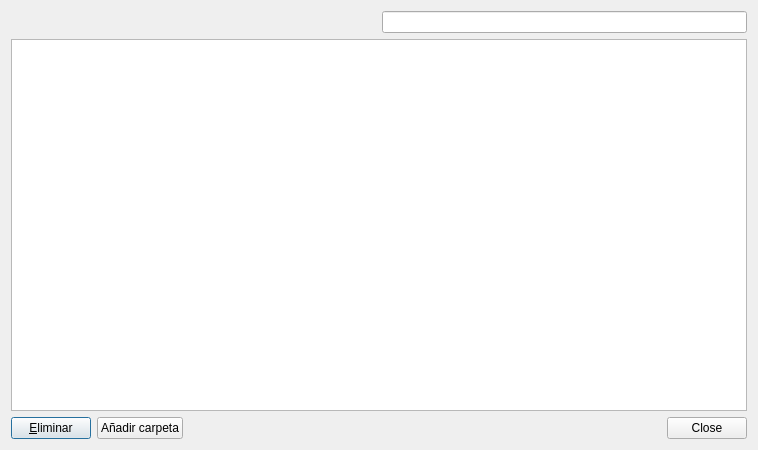
<?xml version="1.0" encoding="UTF-8"?>
<ui version="4.0">
 <class>BookmarksDialog</class>
 <widget class="QDialog" name="BookmarksDialog">
  <property name="geometry">
   <rect>
    <x>0</x>
    <y>0</y>
    <width>758</width>
    <height>450</height>
   </rect>
  </property>
  <property name="windowTitle">
   <string>Marcadores</string>
  </property>
  <layout class="QGridLayout" name="gridLayout">
   <item row="0" column="0">
    <spacer>
     <property name="orientation">
      <enum>Qt::Horizontal</enum>
     </property>
     <property name="sizeHint" stdset="0">
      <size>
       <width>252</width>
       <height>20</height>
      </size>
     </property>
    </spacer>
   </item>
   <item row="0" column="1">
    <widget class="SearchLineEdit" name="search"/>
   </item>
   <item row="1" column="0" colspan="2">
    <widget class="EditTreeView" name="tree"/>
   </item>
   <item row="2" column="0" colspan="2">
    <layout class="QHBoxLayout">
     <item>
      <widget class="QPushButton" name="removeButton">
       <property name="text">
        <string>&amp;Eliminar</string>
       </property>
      </widget>
     </item>
     <item>
      <widget class="QPushButton" name="addFolderButton">
       <property name="enabled">
        <bool>true</bool>
       </property>
       <property name="text">
        <string>Añadir carpeta</string>
       </property>
      </widget>
     </item>
     <item>
      <spacer>
       <property name="orientation">
        <enum>Qt::Horizontal</enum>
       </property>
       <property name="sizeHint" stdset="0">
        <size>
         <width>40</width>
         <height>20</height>
        </size>
       </property>
      </spacer>
     </item>
     <item>
      <widget class="QDialogButtonBox" name="buttonBox">
       <property name="standardButtons">
        <set>QDialogButtonBox::Close</set>
       </property>
      </widget>
     </item>
    </layout>
   </item>
  </layout>
 </widget>
 <customwidgets>
  <customwidget>
   <class>SearchLineEdit</class>
   <extends>QLineEdit</extends>
   <header>bookmarks/searchlineedit.h</header>
  </customwidget>
  <customwidget>
   <class>EditTreeView</class>
   <extends>QTreeView</extends>
   <header>bookmarks/edittreeview.h</header>
  </customwidget>
 </customwidgets>
 <resources/>
 <connections>
  <connection>
   <sender>buttonBox</sender>
   <signal>rejected()</signal>
   <receiver>BookmarksDialog</receiver>
   <slot>close()</slot>
   <hints>
    <hint type="sourcelabel">
     <x>472</x>
     <y>329</y>
    </hint>
    <hint type="destinationlabel">
     <x>461</x>
     <y>356</y>
    </hint>
   </hints>
  </connection>
 </connections>
</ui>
